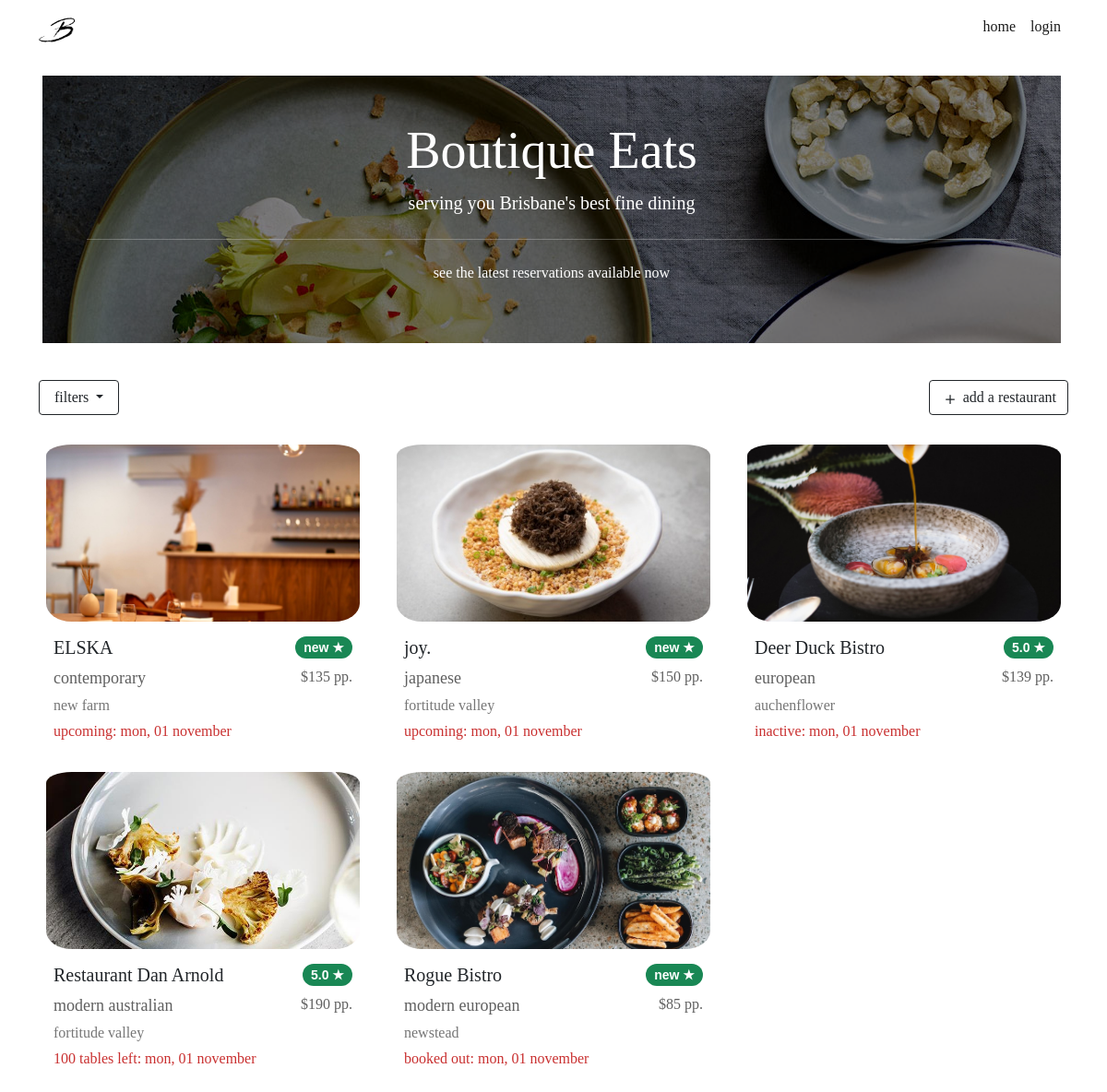
Screenshot of /filters with the database file from the repository.
### website/models.py (models this page shows, shortened)
class Restaurant(db.Model):
    __tablename__ = 'restaurants'
    __table_args__ = {'extend_existing': True}
    restaurant_id = db.Column(db.Integer, primary_key=True)
    name = db.Column(db.String(100), nullable=False)
    street = db.Column(db.String(150), nullable=False)
    suburb = db.Column(db.String(50), nullable=False)
    max_reservations = db.Column(db.Integer)
    caption = db.Column(db.String(200), nullable=False)
    description = db.Column(db.String(400), nullable=False)
    price = db.Column(db.Integer)
    cuisine_type = db.Column(db.String(30), nullable=False)
    num_courses = db.Column(db.Integer, nullable=False)
    website = db.Column(db.String(400))
    image = db.Column(db.String(400), nullable=False)
    comments = db.relationship('Comment', backref='restaurant')
    statuses = db.relationship('RestaurantStatus', backref='restaurant')
    opening_hours = db.relationship('RestaurantOpeningHours', backref='restaurant')
    reservations = db.relationship('Reservation', backref='restaurant')
    user_id = db.Column(db.Integer, db.ForeignKey('users.id'))

class RestaurantStatus(db.Model):
    __tablename__ = 'restaurantstatuses'
    __table_args__ = {'extend_existing': True}
    restaurant_status_id = db.Column(db.Integer, primary_key=True)
    status = db.Column(db.String(100), nullable=False)
    at_time = db.Column(db.DateTime, default=datetime.now())
    restaurant_id = db.Column(db.Integer, db.ForeignKey('restaurants.restaurant_id'))

### website/views.py (the view)
@bp.route('/filters', methods=["GET", "POST"])
def filtered_index():
    filter_form = FilterRestaurantsForm()
    if filter_form.validate_on_submit():
        name = filter_form.name.data
        cuisine = filter_form.cuisine_type.data
        num_courses = filter_form.courses.data
        initial_restaurants = Restaurant.query.filter(
            Restaurant.name.like("%" + name + "%"),
            Restaurant.cuisine_type.like("%" + cuisine + "%"),
            Restaurant.price >= filter_form.minimum_price.data,
            Restaurant.price <= filter_form.maximum_price.data,
            Restaurant.num_courses >= num_courses
        ).all()
        restaurants = []
        for restaurant in initial_restaurants:
            rating = 3.0
            average = []
            for comment in restaurant.comments:
                average.append(comment.user_rating)
            if (len(average) > 0):
                rating = sum(average) / len(average)
            if (rating >= float(filter_form.rating.data)):
                restaurants.append(restaurant)
    else:
        flash_errors(filter_form)
        restaurants = Restaurant.query.all()
    for fieldName, errorMessages in filter_form.errors.items():
        for err in errorMessages:
            print(fieldName + " " + err)
    booking_space = []
    is_open_today = []
    for restaurant in restaurants:
        booking_space.append(restaurant_space(restaurant, date.today()))
        is_open_today.append(check_open_today(restaurant, date.today()))
    return render_template("index.html", restaurants=restaurants, filter_form = filter_form, booking_space = booking_space, today=date.today(), is_open_today = is_open_today)

### website/views.py (called while the page is built)
def restaurant_space(restaurant, space_on_date):
    current_booking_quantity = 0
    for reservation in restaurant.reservations:
        if (reservation.reservation_time.date() == space_on_date):
            current_booking_quantity += reservation.quantity
    return restaurant.max_reservations - current_booking_quantity

def check_open_today(restaurant, time_to_check):
    for day_tuple in restaurant.opening_hours:
        if (day_tuple.day_of_the_week.lower() == time_to_check.strftime("%A").lower()):
            return True
    return False

def flash_errors(form):
    for field, errors in form.errors.items():
        for error in errors:
            flash(u"Error in the %s field - %s" % (
                getattr(form, field).label.text,
                error
            ), 'danger')

### website/templates/index.html (shortened to what this page needs)
{% extends 'base.html' %}
{% block content %}
<div class="container">
    <div class="row me-4 mt-auto">
        <div class="p-5 rounded-lg m-3"
            style="color: #ffffff; background: linear-gradient( rgba(0, 0, 0, 0.5), rgba(0, 0, 0, 0.5) ), url('../static/image/banner_many.jpg');">
            <h1 class="display-4 text-center">Boutique Eats</h1>
            <p class="lead text-center">serving you Brisbane's best fine dining</p>
            <hr class="my-4">
            <p class="text-center">see the latest reservations available now</p>
        </div>
    </div>
</div>
<div class="container">
    <div class="row mt-4 mb-2">
        <div class="col-6">
            <button class="btn btn-outline-dark dropdown-toggle px-3" type="button" data-bs-toggle="collapse"
                data-bs-target="#filterMenu" aria-expanded="false" aria-controls="filterMenu">
                filters
            </button>
        </div>
        <div class="col-6">
            <a class="btn btn-outline-dark float-end" href="{{url_for('main.createrestaurant')}}" role="button">
                <svg xmlns="http://www.w3.org/2000/svg" width="20" height="20" fill="currentColor" class="bi bi-plus"
                    viewBox="0 0 16 16">
                    <path
                        d="M8 4a.5.5 0 0 1 .5.5v3h3a.5.5 0 0 1 0 1h-3v3a.5.5 0 0 1-1 0v-3h-3a.5.5 0 0 1 0-1h3v-3A.5.5 0 0 1 8 4z" />
                </svg>
                add a restaurant
            </a>
        </div>
    </div>
</div>
<div class="container">
    <div class="row mt-3 mt-lg-4 mt-sm-4">
        {% for restaurant in restaurants %}
        <div class="col-lg-4 col-md-12 pb-5 pb-lg-2 pb-md-5 pb-sm-4">
            <div class="card">
                <img src="{{ restaurant.image }}" class="card-img-top px-2 pt-2" alt="{{ restaurant.name }}">
                <div class="card-body">
                    <div class="row">
                        <div class="col-6 col-lg-8 col-md-6">
                            <div class="card-title">
                                <h5>{{ restaurant.name }} </h5>
                            </div>
                        </div>
                        <div class="col-6 col-lg-4 col-md-6">
                            {% set average = [] %}
                            <span class="badge rounded-pill bg-success float-end">
                                {% if average|count > 0 %}
                                {{ average | sum / average | count}}
                                {% else %}
                                new
                                {% endif %}
                                &#9733;</span>
                        </div>
                    </div>
                    <div class="row">
                        <div class="col-8 col-lg-6">
                            <p class="card-text card-cuisine">
                                {% if restaurant.cuisine_type == "None" %}
                                variety
                                {% else %}
                                {{ restaurant.cuisine_type }}
                                {% endif %}
                            </p>
                        </div>
                        <div class="col-4 col-lg-6 card-price">
                            ${{ restaurant.price }} pp.
                        </div>
                    </div>
                    <div class="row mt-1">
                        <div class="card-text card-location">
                            {{ restaurant.suburb }}
                        </div>
                    </div>
                    <div class="row mt-1">
                        <div class="card-text card-seats">
                            {% if restaurant.statuses[-1].status == "upcoming" %}
                            {% if is_open_today[loop.index - 1] %}
                            {{ booking_space[loop.index - 1] }} tables left:
                            {% else %}
                            {{ restaurant.statuses[-1].status }}:
                            {% endif %}
                            {% else %}
                            {% if restaurant.statuses[-1].status == "booked" %}
                            booked out:
                            {% else %}
                            {{ restaurant.statuses[-1].status }}:
                            {% endif %}
                            {% endif %}
                            {{restaurant.statuses[-1].at_time.strftime("%a, %d %B").lower() }}
                        </div>
                    </div>
                </div>
            </div>
        </div>
        {% endfor %}
    </div>
</div>
{% endblock %}

### website/templates/base.html (shortened to what this page needs)
<!DOCTYPE html>
<html lang="en">
<head>
    <link href="https://cdn.jsdelivr.net/npm/bootstrap@5.0.0-beta3/dist/css/bootstrap.min.css" rel="stylesheet"
>
    <link rel="stylesheet" href="../static/css/stylesheet.css">
</head>
<main>
    <body>
        <header>
            <nav class="navbar navbar-expand-sm navbar-light">
                <div class="container">
                    <a class="navbar-brand" href="{{url_for('main.index')}}">
                        <img src=" ../static/image/logo.png" width="40" height="40">
                    </a>
                    <div class="collapse navbar-collapse" id="navbarNavDropdown">
                        <div class="navbar-nav ms-auto mb-2">
                            <a class="nav-link active" href="{{url_for('main.index')}}">home</a>
                            {% if current_user.is_authenticated %}
                            <a class="nav-link active" href="{{url_for('users.users_restaurants')}}">welcome
                                {{current_user.name}}</a>
                            <a class="nav-link active" href="{{url_for('main.bookings')}}">view booking history</a>
                            <a class="nav-item nav-link" href="{{ url_for('auth.logout') }}">log out</a>
                            {% else %}
                            <a class="nav-link active" href="{{url_for('auth.login')}}">login</a>
                            {% endif %}
                        </div>
                    </div>
                </div>
            </nav>
        </header>
        {% import "bootstrap/wtf.html" as wtf %}
        {% block content %}
        {% endblock %}
    </body>
</main>
</html>

### website/static/css/stylesheet.css (style rules this page uses)
body { font-family: Didot, Palatino, Perpetua, serif; }
.card { border-radius: 5%; border: none; }
.card-img-top { width: 100%; height: 25vh; object-fit: cover; border-radius: 10%; }
.card-title { font-weight: bold; }
.card-text { font-size: 18px; }
.card-seats { font-size: 16px; color: #c93030; }
.card-cuisine { text-align: left; color: #5f5f5f; }
.card-price { text-align: right; font-size: 16px; color: #5f5f5f; }
.card-location { text-align: left; font-size: 16px; color: #767676; }
span.badge { font-size: 14px; font-family: Candara, sans-serif; }

### rows the page displays
Restaurant: image (picture), name "ELSKA", shows "new", cuisine_type "contemporary", price "135", suburb "new farm", status "upcoming", at_time "mon, 01 november"
Restaurant: image (picture), name "joy.", shows "new", cuisine_type "japanese", price "150", suburb "fortitude valley", status "upcoming", at_time "mon, 01 november"
Restaurant: image (picture), name "Deer Duck Bistro", average "5.0", cuisine_type "european", price "139", suburb "auchenflower", status "inactive", at_time "mon, 01 november"
Restaurant: image (picture), name "Restaurant Dan Arnold", average "5.0", cuisine_type "modern australian", price "190", suburb "fortitude valley", max_reservations "100", at_time "mon, 01 november"
Restaurant: image (picture), name "Rogue Bistro", shows "new", cuisine_type "modern european", price "85", suburb "newstead", shows "booked out:", at_time "mon, 01 november"
